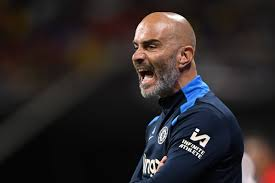
#> input picture wk2/maresca.jpg, 275 x 183 px
$ python adding_images.py
#> lines starting #> are read from the running program, lines starting #| are printed output that depends on the picture
import cv2

image1=cv2.imread("maresca.jpg")
#> image1 is the input picture: shape (183, 275, 3); mean B, G, R 39.7, 39.3, 45.3
image2=cv2.imread("peter.jpg")
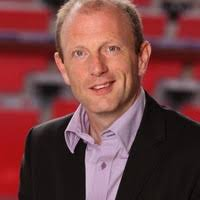
#> input picture wk2/peter.jpg, 200 x 200 px
#> image2 is the input picture: shape (200, 200, 3); mean B, G, R 66.5, 65.9, 115.5

#resize images

image1 = cv2.resize(image1, (500,400))
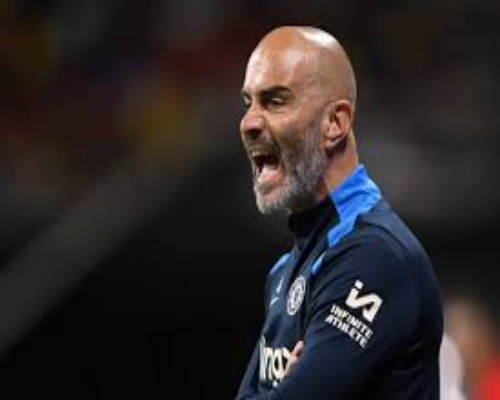
#> image1: shape (400, 500, 3); mean B, G, R 39.6, 39.2, 45.3
image2 = cv2.resize(image2, (500,400))
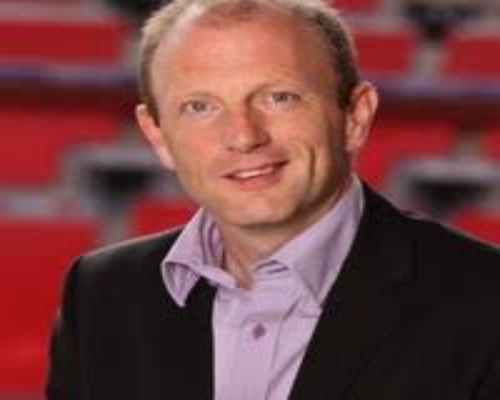
#> image2: shape (400, 500, 3); mean B, G, R 66.4, 65.8, 115.5


addImage=cv2.addWeighted(image1, 0.5, image2, 0.6, 0)
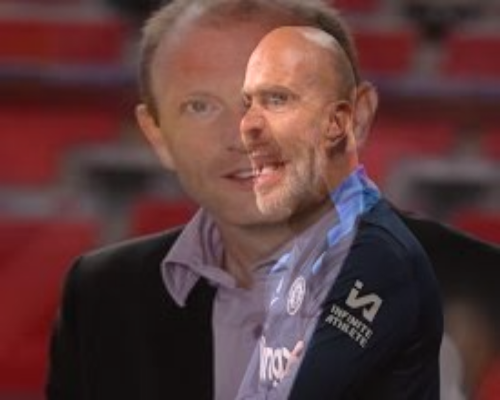
#> addImage: shape (400, 500, 3); mean B, G, R 59.7, 59.1, 91.9

# [9 lines of commented-out code are left out]

cv2.imshow("Weighted image", addImage)


# #Deallocate any associated memmory usage
if cv2.waitKey(0) & 0xff==27:
#> (key Esc is pressed here)
    cv2.destroyAllWindows()
